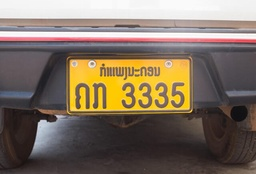
#> input picture apps/assets/img/3335.jpg, 256 x 174 px, shrunk from 640 x 436 before the run, found by its file name
$ python img_analytic.py
#> lines starting #> are read from the running program, lines starting #| are printed output that depends on the picture
import cv2
import numpy as np

path = "apps/assets/img/3335.jpg"
mpt = cv2.CascadeClassifier(cv2.data.haarcascades + "haarcascade_russian_plate_number.xml")
count = 0
minArea = 1000

while True:

    img = cv2.imread(path)
#> img is the input picture: shape (174, 256, 3); mean B, G, R 96.6, 112.1, 126.8
    imgGray = cv2.cvtColor(img,cv2.COLOR_BGR2GRAY)
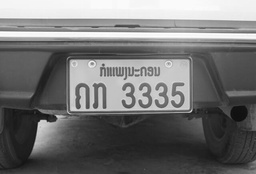
#> imgGray: shape (174, 256); min 11, max 255, mean 114.7
    numberplate = mpt.detectMultiScale(imgGray,1.1, 4)
#> numberplate = [[63, 47, 141, 47]]

    for (x, y, w, h) in numberplate:
        area = w*h
#> this loop made 1 pass
#> (x, y, w, h, area) on pass 1: (63, 47, 141, 47, 6627)

    if area > minArea:
       cv2.rectangle(img, (x, y+10), (x+w-25, y+h+50), (0,0,255),2)
       cv2.putText(img, "Numberplate",(x,y), cv2.FONT_HERSHEY_COMPLEX_SMALL, 1, (0,0,0),2)
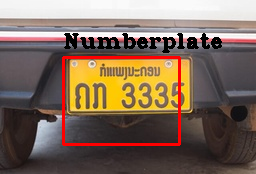
#> img: shape (174, 256, 3); mean B, G, R 91, 106.2, 126.4
       imgRoi = img[y:y+h+50, x:x+w-25]
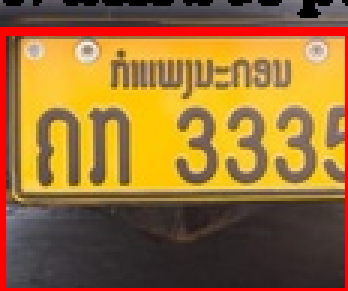
#> imgRoi: shape (97, 116, 3) (shown 3 times larger); mean B, G, R 53.3, 111.1, 152.3


    cv2.imwrite("apps/assets/data/imgRoi" +str(count)+".jpg",imgRoi)
    count =1
